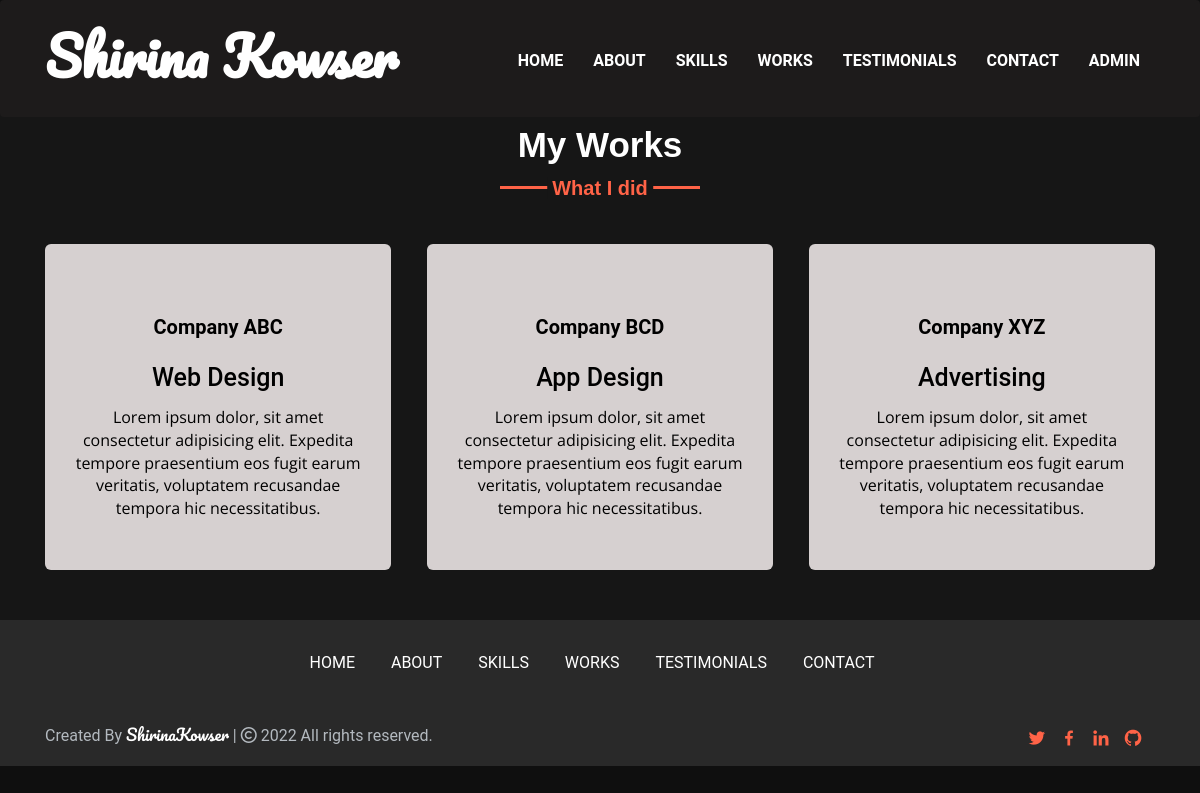
/services.php, run on the app's committed database.
### tables this page shows
CREATE TABLE `works` (
  `id` int(11) NOT NULL,
  `title` varchar(100) NOT NULL,
  `JobDescription` text NOT NULL,
  `company` varchar(255) NOT NULL
);

### services.php (the view, shortened to what this page needs)
<?php include_once('includes/header.php');?>
<br/>
<br/>
<section id="services_section" class="services_section">
    <div class="container">
        <h2 class="title">My Works</h2>
        <div class="services_content">
        <?php
                  $works_query = $conn->query("SELECT * FROM works");
                  while($row = $works_query->fetch_assoc()){
                  ?>
            <div class="card">
                <div class="box">
                <h3><?php echo $row['company'] ?></h3>
                <div class="text"><?php echo $row['title']?></div>
                <p><?php echo $row['JobDescription']?></p>
                </div>
            </div>
            <?php } ?>
        </div>
    </div>
</section>
<?php include_once('includes/footer.php');?>

### css/default.css (style rules this page uses)
*, *:after, *:before { -webkit-box-sizing: border-box; -moz-box-sizing: border-box; box-sizing: border-box; }
body, html { font-size: 100%; padding: 0; margin: 0; }

### css/style.css (style rules this page uses)
* { margin: 0; padding: 0; outline: 0; }
html { scroll-behavior: smooth; }
h1, h2, h3, h4, h5, h6 { margin: 0; }
p { margin: 0; font-family: 'Open Sans', sans-serif; }
.container { max-width: 1140px; margin: auto; }
.about_section .about_content, .services_section .services_content, .testimonals_section, .skills_section .skills_content, .contact_section .contact_content { display: flex; flex-wrap: wrap; align-items: center; justify-content: space-between; }
section .title { position: relative; text-align: center; font-size: 35px; font-weight: 600; margin-bottom: 55px; padding-top: 30px; padding-bottom: 25px; font-family: 'Ubuntu', sans-serif; color: #ffffff; }
section .title::before { content: ""; position: absolute; bottom: 0px; left: 50%; width: 200px; height: 3px; background: tomato; transform: translateX(-50%); }
section .title::after { position: absolute; bottom: -10px; left: 50%; font-size: 20px; color: tomato; padding: 0 5px; background: #161616; transform: translateX(-50%); }
.services_section { background: #161616; padding: 50px 0px; }
.services_section .title::after, .teams_section .title::after { content: "What I did"; }
.services_section .services_content .card { width: calc(33% - 20px); background: rgb(214, 208, 208); text-align: center; border-radius: 6px; padding: 50px 25px; cursor: pointer; transition: all 0.3s ease; }
.services_section .services_content .card .box { transition: all 0.3s ease; }
.services_section .services_content .card .box h3 { font-size: 20px; font-weight: 700; margin: 10px 0; color: #000; }
.services_section .services_content .card .text { font-size: 25px; font-weight: 500; margin: 10px 0; color: #000; }
.services_section .services_content .card p { color: #000; }
.grid_5 h1, h2, h3, h4, h5, h6 { padding: 12px 0; }

### data on the page
works: company "Company ABC", title "Web Design", JobDescription "Lorem ipsum dolor, sit amet consectetur adipisicing elit. Expedita tempore praesentium eos fugit earum veritatis, voluptatem recusandae tempora hic necessitatibus."
works: company "Company BCD", title "App Design", JobDescription "Lorem ipsum dolor, sit amet consectetur adipisicing elit. Expedita tempore praesentium eos fugit earum veritatis, voluptatem recusandae tempora hic necessitatibus."
works: company "Company XYZ", title "Advertising", JobDescription "Lorem ipsum dolor, sit amet consectetur adipisicing elit. Expedita tempore praesentium eos fugit earum veritatis, voluptatem recusandae tempora hic necessitatibus."
